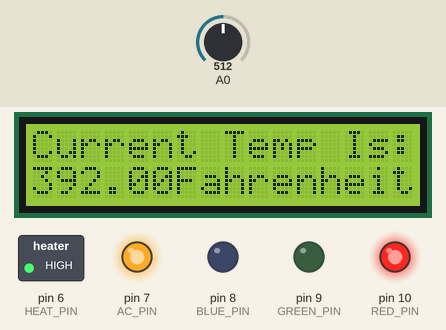
Simulated run of this sketch. Board: Arduino Uno, built with avr-gcc and run on an emulated ATmega328P. Parts: 16×2 character LCD, switched loads named in the sketch (green lamp = pin HIGH), output pins drawn as LEDs (lit = HIGH). The test bench sets the inputs (shaded band); at power-on: A0 = 512. What the sketch prints to the serial monitor is not drawn.

Above: at 1.2 s.
1.3 s: A0 set to 163
At 2.5 s:
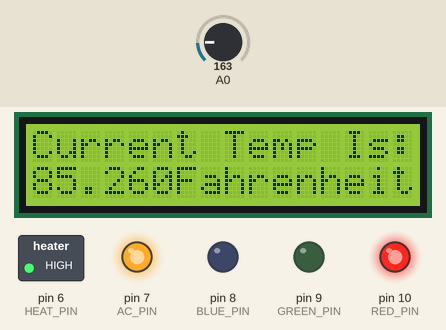
3.5 s: A0 set to 150
At 4.5 s:
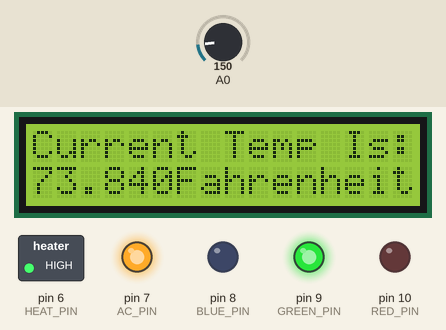
5.5 s: A0 set to 122
At 6.4 s:
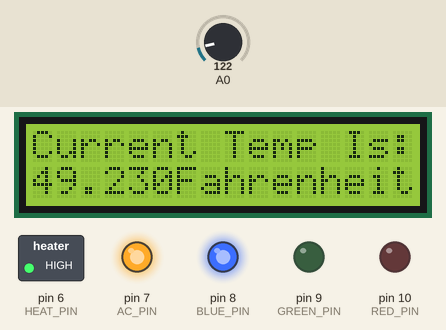
Timing chart, 0 to 8.5 s (numbered marks = the images above; inputs shaded):
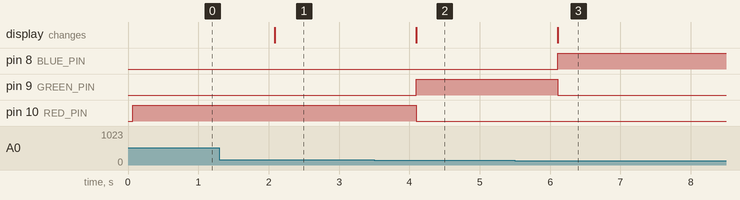

Measured:
- the behaviour switches between 151 and 150 on A0 (found by bisection; images 1 and 2)
- after the input at 1.3 s, the display: changes after 0.78 s (image 1)
- after the input at 3.5 s, pin 9 (GREEN_PIN): LOW → HIGH after 0.59 s; pin 10 (RED_PIN): HIGH → LOW after 0.59 s; the display: changes after 0.59 s (image 2)
- after the input at 5.5 s, pin 8 (BLUE_PIN): LOW → HIGH after 0.61 s; pin 9 (GREEN_PIN): HIGH → LOW after 0.61 s; the display: changes after 0.61 s (image 3)

The sketch:

Thermostat_With_LCD.ino
```cpp
#include <Arduino.h>

/*
Temperature Indicator
Version 1.1
Last Updated: 04/22/2016
*/

#include <LiquidCrystal.h>
LiquidCrystal lcd(12, 11, 5, 4, 3, 2);
const int temperaturePin = 0; //Temperature Input PIN, This is for the Analog TMP36GZ
const int RED_PIN = 10;
const int GREEN_PIN = 9;
const int BLUE_PIN = 8;
const int COLD = 66;
const int HOT = 74;
const int AC_PIN = 7;
const int HEAT_PIN = 6;
int tempDelay = 0;
const int delayRate = 60;
int shutDownDelay = 0;
const int shutDownDelayRate = 60;


void setup()
{
  lcd.begin(16, 2);
  lcd.print("System Booting");
  Serial.begin(9600); // Sets up the serial monitor
  pinMode(RED_PIN, OUTPUT); //Sets the Pins to an output mode
  pinMode(GREEN_PIN, OUTPUT);
  pinMode(BLUE_PIN, OUTPUT);
  pinMode(AC_PIN, OUTPUT);
  pinMode(HEAT_PIN, OUTPUT);
  digitalWrite(AC_PIN, HIGH);
  digitalWrite(HEAT_PIN, HIGH);
}


void loop() //The main function aka where all the work is done.
{
  float voltage, degreesC, degreesF; //Declare high accuracy number variables
  voltage = getVoltage(temperaturePin);
  degreesC = (voltage - 0.5) * 100.0;

  // While we're at it, let's convert degrees Celsius to Fahrenheit.
  // This is the classic C to F conversion formula:

  degreesF = degreesC * (9.0/5.0) + 32.0;
  Serial.print("voltage: ");
  Serial.print(voltage);
  //Serial.print("  deg C: ");
  //Serial.print(degreesC);
  Serial.println();
  Serial.print("deg F: ");
  Serial.println(degreesF);
  lcd.setCursor(0, 0);
  lcd.print("Current Temp Is:");
  lcd.setCursor(0,1);
  lcd.print(degreesF);
  lcd.setCursor(6, 1);
  lcd.print("Fahrenheit");

  // These statements will print lines of data like this:
  // "voltage: 0.73 deg C: 22.75 deg F: 72.96"

  // Note that all of the above statements are "print", except
  // for the last one, which is "println". "Print" will output
  // text to the SAME LINE, similar to building a sentence
  // out of words. "Println" will insert a "carriage return"
  // character at the end of whatever it prints, moving down
  // to the NEXT line.


  setLED(COLD, HOT, degreesF);
  delay(1000); // repeat once per second (change as you wish!)
}


float getVoltage(int pin)
{
  // This function has one input parameter, the analog pin number
  // to read. You might notice that this function does not have
  // "void" in front of it; this is because it returns a floating-
  // point value, which is the true voltage on that pin (0 to 5V).
  // Here's the return statement for this function. We're doing
  // all the math we need to do within this statement:

  return (analogRead(pin) * 0.0048828125); //Since Analog 0 returns a value between  0 and 1023.
  //We need the voltage that analog 0 is returning as that is how we calculate our tempature
  //So we take our input voltage, in this case 5 volts (also works with 3.3 volts)
  //5 volts divided by 1024 the total possible number values that can be returned as 0 is a value
  // With this we get 0.0048828125 so you multiply that against the input and get roughly the voltage the pin is seeing
}

void setLED (int lowRange, int highRange, float currentTemperature )
{
  digitalWrite(RED_PIN, LOW);
  digitalWrite(GREEN_PIN, LOW);
  digitalWrite(BLUE_PIN, LOW);
  if (currentTemperature > highRange)
  {
    digitalWrite(RED_PIN, HIGH);
    //Serial.println("Over heat limit");
    //Serial.print("The current tempDelay count is: ");
    //Serial.println(tempDelay);
    //Serial.print("The Delay rate is: ");
    //Serial.println(delayRate);
    //delay(500);
    if (tempDelay > (delayRate - 1))
    {
      //Serial.println("In if tempdelay > delayrate");
      if (digitalRead(AC_PIN) == HIGH)
      {
      //Serial.println("In if AC_PIN HIGH");
      digitalWrite(AC_PIN, LOW);
      }
      else
      {
      //Serial.println("In if AC_PIN LOW");
      shutDownDelay = 0;
      }
    }
    else
    {
      tempDelay++;
    } //End ELSE temp greater than delay
  } //End IF great Than high range
  else if (currentTemperature < lowRange)
  {
    digitalWrite(BLUE_PIN, HIGH);
    //Serial.println("Under heat limit");
    //Serial.print("The current tempDelay count is: ");
    //Serial.println(tempDelay);
    //Serial.print("The Delay rate is: ");
    //Serial.println(delayRate);
    //delay(500);
    if (tempDelay > (delayRate - 1))
    {
      if (digitalRead(HEAT_PIN) == HIGH)
      {
      digitalWrite(HEAT_PIN, LOW);
      }
      else
      {
      shutDownDelay = 0;
      }
    } //End IF tempdelay greater than delay rate
    else
    {
    tempDelay++;
    }
  } //End ELSEIF temp less than lowRange
  else
  {
    digitalWrite(GREEN_PIN, HIGH);
    if (digitalRead(AC_PIN) == LOW || digitalRead(HEAT_PIN) == LOW)
    {
      //Serial.println("In if AC or HEAT LOW");
      //Serial.print("The current shutdown count is: ");
      //Serial.println(shutDownDelay);
      //Serial.print("The Curent shutdown delay rate is: ");
      //Serial.println(shutDownDelayRate);
      shutDownDelay++;
      if (shutDownDelay > shutDownDelayRate)
      {
        Serial.println("In if shutdown delay greater than shutdown rate");
      digitalWrite(HEAT_PIN, HIGH);
      digitalWrite(AC_PIN, HIGH);
      }
    }
    else
    {
    //Serial.println("In else AC or Heat LOW");
    shutDownDelay = 0;
    }
  tempDelay = 0;
  }
}
```
